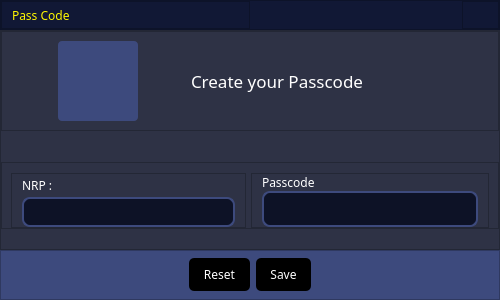
<?xml version="1.0" encoding="UTF-8"?>
<ui version="4.0">
 <class>Dialog</class>
 <widget class="QDialog" name="Dialog">
  <property name="geometry">
   <rect>
    <x>0</x>
    <y>0</y>
    <width>500</width>
    <height>300</height>
   </rect>
  </property>
  <property name="windowTitle">
   <string>Dialog</string>
  </property>
  <layout class="QVBoxLayout" name="verticalLayout_4">
   <property name="spacing">
    <number>0</number>
   </property>
   <property name="leftMargin">
    <number>0</number>
   </property>
   <property name="topMargin">
    <number>0</number>
   </property>
   <property name="rightMargin">
    <number>0</number>
   </property>
   <property name="bottomMargin">
    <number>0</number>
   </property>
   <item>
    <widget class="QFrame" name="titlebar">
     <property name="minimumSize">
      <size>
       <width>0</width>
       <height>0</height>
      </size>
     </property>
     <property name="maximumSize">
      <size>
       <width>16777215</width>
       <height>30</height>
      </size>
     </property>
     <property name="styleSheet">
      <string notr="true">background-color: rgb(17, 24, 53);
color: rgb(255, 247, 1);

</string>
     </property>
     <property name="frameShape">
      <enum>QFrame::StyledPanel</enum>
     </property>
     <property name="frameShadow">
      <enum>QFrame::Raised</enum>
     </property>
     <layout class="QHBoxLayout" name="horizontalLayout_7">
      <property name="spacing">
       <number>0</number>
      </property>
      <property name="leftMargin">
       <number>0</number>
      </property>
      <property name="topMargin">
       <number>0</number>
      </property>
      <property name="rightMargin">
       <number>0</number>
      </property>
      <property name="bottomMargin">
       <number>0</number>
      </property>
      <item>
       <widget class="QFrame" name="frame_8">
        <property name="font">
         <font>
          <pointsize>7</pointsize>
         </font>
        </property>
        <property name="frameShape">
         <enum>QFrame::StyledPanel</enum>
        </property>
        <property name="frameShadow">
         <enum>QFrame::Raised</enum>
        </property>
        <layout class="QHBoxLayout" name="horizontalLayout_8">
         <property name="spacing">
          <number>0</number>
         </property>
         <property name="leftMargin">
          <number>10</number>
         </property>
         <property name="topMargin">
          <number>0</number>
         </property>
         <property name="rightMargin">
          <number>0</number>
         </property>
         <property name="bottomMargin">
          <number>0</number>
         </property>
         <item>
          <widget class="QLabel" name="label_3">
           <property name="font">
            <font>
             <family>Orbitron</family>
             <pointsize>9</pointsize>
            </font>
           </property>
           <property name="styleSheet">
            <string notr="true">color: rgb(255, 247, 1);</string>
           </property>
           <property name="text">
            <string>Pass Code</string>
           </property>
          </widget>
         </item>
        </layout>
       </widget>
      </item>
      <item alignment="Qt::AlignRight">
       <widget class="QFrame" name="frame_3">
        <property name="frameShape">
         <enum>QFrame::StyledPanel</enum>
        </property>
        <property name="frameShadow">
         <enum>QFrame::Raised</enum>
        </property>
        <layout class="QHBoxLayout" name="horizontalLayout_9">
         <property name="spacing">
          <number>7</number>
         </property>
         <property name="leftMargin">
          <number>0</number>
         </property>
         <property name="topMargin">
          <number>0</number>
         </property>
         <property name="rightMargin">
          <number>0</number>
         </property>
         <property name="bottomMargin">
          <number>0</number>
         </property>
         <item>
          <widget class="QPushButton" name="btn_close">
           <property name="minimumSize">
            <size>
             <width>35</width>
             <height>20</height>
            </size>
           </property>
           <property name="maximumSize">
            <size>
             <width>35</width>
             <height>20</height>
            </size>
           </property>
           <property name="toolTip">
            <string>Close</string>
           </property>
           <property name="styleSheet">
            <string notr="true">QPushButton{	
	color: rgb(42, 41, 41);
	border-radius : 2px;
}

QPushButton:hover{	
	
	color: rgb(42, 41, 41);
	background-color: rgb(255, 0, 0);
}
QToolTip {	
	color: rgb(15, 15, 15);
}</string>
           </property>
           <property name="text">
            <string/>
           </property>
           <property name="icon">
            <iconset>
             <normaloff>../assets/icon/x.svg</normaloff>../assets/icon/x.svg</iconset>
           </property>
           <property name="iconSize">
            <size>
             <width>20</width>
             <height>20</height>
            </size>
           </property>
          </widget>
         </item>
        </layout>
       </widget>
      </item>
     </layout>
    </widget>
   </item>
   <item>
    <widget class="QFrame" name="frame_messageBox">
     <property name="minimumSize">
      <size>
       <width>0</width>
       <height>0</height>
      </size>
     </property>
     <property name="maximumSize">
      <size>
       <width>16777215</width>
       <height>16777215</height>
      </size>
     </property>
     <property name="styleSheet">
      <string notr="true">background-color: rgb(46, 50, 69);</string>
     </property>
     <property name="frameShape">
      <enum>QFrame::StyledPanel</enum>
     </property>
     <property name="frameShadow">
      <enum>QFrame::Raised</enum>
     </property>
     <property name="lineWidth">
      <number>0</number>
     </property>
     <layout class="QVBoxLayout" name="verticalLayout">
      <property name="spacing">
       <number>0</number>
      </property>
      <property name="leftMargin">
       <number>0</number>
      </property>
      <property name="topMargin">
       <number>0</number>
      </property>
      <property name="rightMargin">
       <number>0</number>
      </property>
      <property name="bottomMargin">
       <number>20</number>
      </property>
      <item>
       <widget class="QFrame" name="frame">
        <property name="frameShape">
         <enum>QFrame::StyledPanel</enum>
        </property>
        <property name="frameShadow">
         <enum>QFrame::Raised</enum>
        </property>
        <layout class="QHBoxLayout" name="horizontalLayout_3">
         <item>
          <widget class="QLabel" name="label_criticalIcon">
           <property name="minimumSize">
            <size>
             <width>80</width>
             <height>80</height>
            </size>
           </property>
           <property name="maximumSize">
            <size>
             <width>80</width>
             <height>80</height>
            </size>
           </property>
           <property name="styleSheet">
            <string notr="true">QLabel {
background-color: rgb(61, 74, 125);
	border-radius: 4px;
}</string>
           </property>
           <property name="text">
            <string/>
           </property>
           <property name="pixmap">
            <pixmap>../assets/icon/key-solid-full.svg</pixmap>
           </property>
           <property name="scaledContents">
            <bool>true</bool>
           </property>
          </widget>
         </item>
         <item>
          <widget class="QLabel" name="label_infoText">
           <property name="minimumSize">
            <size>
             <width>0</width>
             <height>0</height>
            </size>
           </property>
           <property name="maximumSize">
            <size>
             <width>250</width>
             <height>16777215</height>
            </size>
           </property>
           <property name="font">
            <font>
             <family>Orbitron</family>
             <pointsize>13</pointsize>
            </font>
           </property>
           <property name="styleSheet">
            <string notr="true">color: rgb(255, 255, 255);</string>
           </property>
           <property name="text">
            <string>&lt;html&gt;&lt;head/&gt;&lt;body&gt;&lt;p&gt;&lt;span style=&quot; color:#ffffff;&quot;&gt;Create your Passcode&lt;/span&gt;&lt;/p&gt;&lt;/body&gt;&lt;/html&gt;</string>
           </property>
           <property name="wordWrap">
            <bool>true</bool>
           </property>
          </widget>
         </item>
        </layout>
       </widget>
      </item>
      <item alignment="Qt::AlignBottom">
       <widget class="QFrame" name="frame_2">
        <property name="minimumSize">
         <size>
          <width>0</width>
          <height>0</height>
         </size>
        </property>
        <property name="maximumSize">
         <size>
          <width>16777215</width>
          <height>100</height>
         </size>
        </property>
        <property name="frameShape">
         <enum>QFrame::StyledPanel</enum>
        </property>
        <property name="frameShadow">
         <enum>QFrame::Raised</enum>
        </property>
        <layout class="QHBoxLayout" name="horizontalLayout">
         <property name="spacing">
          <number>5</number>
         </property>
         <property name="topMargin">
          <number>10</number>
         </property>
         <property name="bottomMargin">
          <number>0</number>
         </property>
         <item>
          <widget class="QFrame" name="frame_4">
           <property name="maximumSize">
            <size>
             <width>16777215</width>
             <height>65</height>
            </size>
           </property>
           <property name="frameShape">
            <enum>QFrame::StyledPanel</enum>
           </property>
           <property name="frameShadow">
            <enum>QFrame::Raised</enum>
           </property>
           <layout class="QVBoxLayout" name="verticalLayout_2">
            <property name="spacing">
             <number>0</number>
            </property>
            <property name="leftMargin">
             <number>10</number>
            </property>
            <property name="topMargin">
             <number>0</number>
            </property>
            <property name="rightMargin">
             <number>10</number>
            </property>
            <property name="bottomMargin">
             <number>0</number>
            </property>
            <item>
             <widget class="QLabel" name="label">
              <property name="font">
               <font>
                <family>Poppins</family>
                <pointsize>9</pointsize>
               </font>
              </property>
              <property name="styleSheet">
               <string notr="true">color: rgb(255, 255, 255);</string>
              </property>
              <property name="text">
               <string>NRP :</string>
              </property>
             </widget>
            </item>
            <item>
             <widget class="QLabel" name="lbNrpRP">
              <property name="minimumSize">
               <size>
                <width>213</width>
                <height>0</height>
               </size>
              </property>
              <property name="maximumSize">
               <size>
                <width>16777215</width>
                <height>16777215</height>
               </size>
              </property>
              <property name="styleSheet">
               <string notr="true">QLabel{
 background-color: #0d1226; /* Sedikit lebih gelap dari background utama */
    border: 2px solid #3d4a7d; /* Border dasar */
    border-radius: 8px;
    padding: 5px;
    color: #ffffff;
    font-family: 'Poppins';
    font-size: 14px;
}</string>
              </property>
              <property name="text">
               <string/>
              </property>
             </widget>
            </item>
           </layout>
          </widget>
         </item>
         <item>
          <widget class="QFrame" name="frame_5">
           <property name="maximumSize">
            <size>
             <width>16777215</width>
             <height>65</height>
            </size>
           </property>
           <property name="frameShape">
            <enum>QFrame::StyledPanel</enum>
           </property>
           <property name="frameShadow">
            <enum>QFrame::Raised</enum>
           </property>
           <layout class="QVBoxLayout" name="verticalLayout_3">
            <property name="spacing">
             <number>0</number>
            </property>
            <property name="leftMargin">
             <number>10</number>
            </property>
            <property name="topMargin">
             <number>0</number>
            </property>
            <property name="rightMargin">
             <number>10</number>
            </property>
            <property name="bottomMargin">
             <number>0</number>
            </property>
            <item>
             <widget class="QLabel" name="label_2">
              <property name="font">
               <font>
                <family>Poppins</family>
                <pointsize>9</pointsize>
               </font>
              </property>
              <property name="styleSheet">
               <string notr="true">color: rgb(255, 255, 255);</string>
              </property>
              <property name="text">
               <string>Passcode</string>
              </property>
             </widget>
            </item>
            <item>
             <widget class="QLineEdit" name="lbPinR">
              <property name="maximumSize">
               <size>
                <width>16777215</width>
                <height>40</height>
               </size>
              </property>
              <property name="font">
               <font>
                <family>Poppins</family>
                <pointsize>-1</pointsize>
               </font>
              </property>
              <property name="styleSheet">
               <string notr="true">QLineEdit {
    background-color: #0d1226; /* Sedikit lebih gelap dari background utama */
    border: 2px solid #3d4a7d; /* Border dasar */
    border-radius: 8px;
    padding: 5px;
    color: #ffffff;
    font-family: 'Poppins';
    font-size: 14px;
}

/* Efek saat diklik/fokus */
QLineEdit:focus {
    border: 2px solid #FFF701; /* Garis kuning khas sistem Anda */
    background-color: #172147;
}

/* Jika Anda ingin menambahkan placeholder text yang cantik */
QLineEdit::placeholder {
    color: #556688;
}</string>
              </property>
             </widget>
            </item>
           </layout>
          </widget>
         </item>
        </layout>
       </widget>
      </item>
     </layout>
    </widget>
   </item>
   <item>
    <widget class="QFrame" name="frame_button">
     <property name="minimumSize">
      <size>
       <width>0</width>
       <height>0</height>
      </size>
     </property>
     <property name="maximumSize">
      <size>
       <width>16777215</width>
       <height>50</height>
      </size>
     </property>
     <property name="styleSheet">
      <string notr="true">QFrame {
background-color: rgb(61, 74, 125);
}</string>
     </property>
     <property name="frameShape">
      <enum>QFrame::StyledPanel</enum>
     </property>
     <property name="frameShadow">
      <enum>QFrame::Raised</enum>
     </property>
     <property name="lineWidth">
      <number>0</number>
     </property>
     <layout class="QHBoxLayout" name="horizontalLayout_2">
      <property name="spacing">
       <number>0</number>
      </property>
      <property name="leftMargin">
       <number>0</number>
      </property>
      <property name="topMargin">
       <number>0</number>
      </property>
      <property name="rightMargin">
       <number>0</number>
      </property>
      <property name="bottomMargin">
       <number>0</number>
      </property>
      <item>
       <widget class="QDialogButtonBox" name="buttonBox">
        <property name="sizePolicy">
         <sizepolicy hsizetype="Preferred" vsizetype="Preferred">
          <horstretch>0</horstretch>
          <verstretch>0</verstretch>
         </sizepolicy>
        </property>
        <property name="minimumSize">
         <size>
          <width>0</width>
          <height>0</height>
         </size>
        </property>
        <property name="maximumSize">
         <size>
          <width>16777215</width>
          <height>16777215</height>
         </size>
        </property>
        <property name="font">
         <font>
          <family>Orbitron</family>
          <pointsize>8</pointsize>
         </font>
        </property>
        <property name="cursor">
         <cursorShape>PointingHandCursor</cursorShape>
        </property>
        <property name="styleSheet">
         <string notr="true">QPushButton {
                background-color: #000000;
	            color: #ffffff;
                font-family: Orbitron;
                font-size: 12px;
                border: none;
                padding: 8px 14px;
                border-radius: 5px;
            }
            QPushButton:hover {
                background-color: #62615F;
	            color: #ffffff;
            }
            QPushButton:pressed {
                background-color: #fff701;
                color: #000000;
            }</string>
        </property>
        <property name="orientation">
         <enum>Qt::Horizontal</enum>
        </property>
        <property name="standardButtons">
         <set>QDialogButtonBox::Reset|QDialogButtonBox::Save</set>
        </property>
        <property name="centerButtons">
         <bool>true</bool>
        </property>
       </widget>
      </item>
     </layout>
    </widget>
   </item>
  </layout>
 </widget>
 <resources/>
 <connections/>
</ui>
